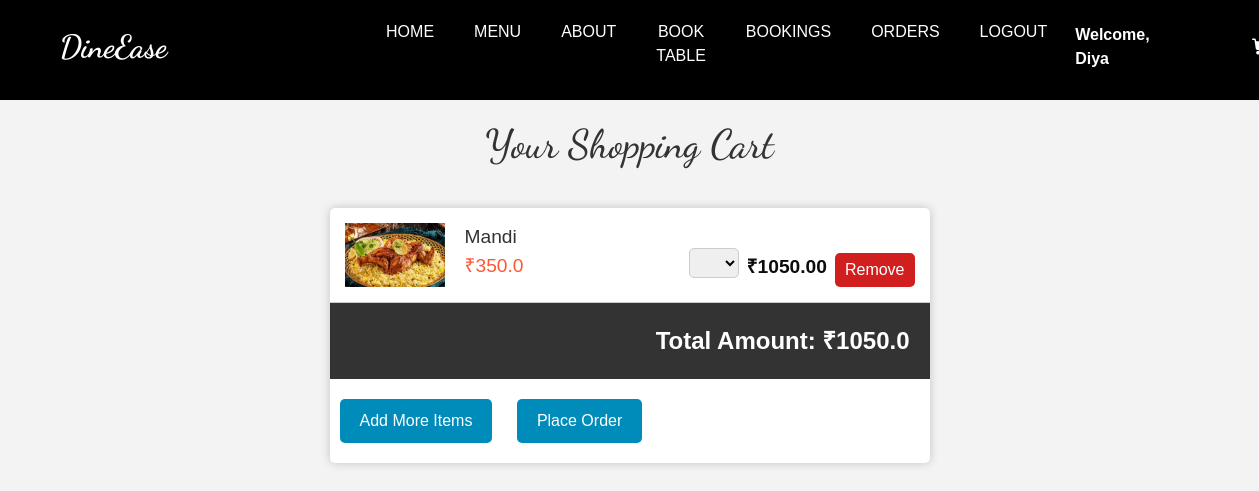
/cart/ (signed in), run on the app's committed database.
### home/models.py (models this page shows, shortened)
class CustomUser(AbstractUser):
    CUSTOMER = 1
    EMPLOYEE = 2
    ROLE_CHOICE = (
        (CUSTOMER, 'CUSTOMER'),
        (EMPLOYEE, 'EMPLOYEE'),
    )
    username=None
    first_name = None
    last_name = None
    USERNAME_FIELD = 'email'
    name = models.CharField(max_length=50)
    email = models.EmailField(max_length=100, unique=True)
    phone = models.CharField(max_length=12, blank=True)
    password = models.CharField(max_length=128)
    role = models.IntegerField(choices=ROLE_CHOICE, blank=True, null=True,default='1')
    is_admin = models.BooleanField(default=False)
    is_staff = models.BooleanField(default=False)
    is_active = models.BooleanField(default=True)
    is_superadmin = models.BooleanField(default=False)
    REQUIRED_FIELDS = ['name', 'phone']
    objects = UserManager()

class AddToCart(models.Model):
    user = models.ForeignKey(CustomUser, on_delete=models.CASCADE)
    menu = models.ForeignKey(menus, on_delete=models.CASCADE)
    quantity = models.PositiveIntegerField(default=1)
    status = models.PositiveSmallIntegerField(default=1)

class menus(models.Model):
    CATEGORY_CHOICES = (
        ('Kerala', 'Kerala'),
        ('Chineese', 'Chineese'),
        ('North Indian', 'North Indian'),
        ('Arabian', 'Arabian'),
        ('Beverages', 'Beverages'),
    )
    SUBMENU_CHOICES = (
        ('Breads', 'Breads'),
        ('Curries', 'Curries'),
        ('Rice Dishes','Rice Dishes'),
        ('Appetizers','Appetizers'),
        ('Main Course','Main Course'),
        ('Breads & Accompaniments', 'Breads & Accompaniments'),
        ('Rolls & Grills','Rolls & Grills'),
        ('Hot Beverage','Hot Beverage'),
        ('Cold Beverage','Cold Beverage'),
    )
    SUB_SUBMENU_CHOICES = (
        ('Vegetarian', 'Vegetarian'),
        ('Non-Vegetarian', 'Non-Vegetarian'),
        ('Water-based','Water-based'),
        ('Milk-based','Milk-based')
    )
    name = models.CharField(max_length=100)
    category = models.CharField(max_length=50, choices=CATEGORY_CHOICES, default='')
    submenu = models.CharField(max_length=50, choices=SUBMENU_CHOICES, default='', blank=True)
    sub_submenu = models.CharField(max_length=50, choices=SUB_SUBMENU_CHOICES, default='', blank=True)
    desc = models.CharField(max_length=300)
    price = models.FloatField()
    img = models.ImageField(upload_to='menus/', blank=True, null=True)
    active = models.BooleanField(default=True)

### home/views.py (the view)
# urls.py: path('cart/',cart, name='cart'),
def cart(request):
    cart_items = AddToCart.objects.filter(user=request.user)
    at_least_one_item_with_status_1 = any(item.status == 1 for item in cart_items)
    total_price = sum(item.menu.price * item.quantity for item in cart_items if item.status)
    total_items = sum(item.quantity for item in cart_items)
    for item in cart_items:
        try:
            stock = Stock.objects.get(menu_item=item.menu)
            item.max_quantity = stock.stock_quantity
            item.quantity_range = range(1, stock.stock_quantity + 1)
        except ObjectDoesNotExist:
            item.max_quantity = 0
            item.quantity_range = range(1, 1)  # Set a default range
        item.product_total = item.menu.price * item.quantity
    context = {
        'cart_items': cart_items,
        'total_items': total_items,
        'total_price': total_price,
        'at_least_one_item_with_status_1': at_least_one_item_with_status_1,
    }
    return render(request, 'cart.html', context)

### templates/cart.html (shortened to what this page needs)
{% load static %}
<!DOCTYPE html>
<html lang="en">
<head>
  <link rel="stylesheet" type="text/css" href="{% static 'css/bootstrap.css' %}" />
  <link rel="stylesheet" type="text/css" href="https://cdnjs.cloudflare.com/ajax/libs/OwlCarousel2/2.3.4/assets/owl.carousel.min.css" />
  <link rel="stylesheet" href="https://cdnjs.cloudflare.com/ajax/libs/jquery-nice-select/1.1.0/css/nice-select.min.css" />
  <link href="{% static 'css/font-awesome.min.css' %}" rel="stylesheet" />
  <link href="{% static 'css/style.css' %}" rel="stylesheet" />
  <link href="{% static 'css/responsive.css' %}" rel="stylesheet" />
  <link rel="stylesheet" href="https://cdnjs.cloudflare.com/ajax/libs/font-awesome/7.0.0/css/all.min.css">
</head>
<body>
    <div class="hero">
        <header class="header_section">
          <div class="container">
            <nav class="navbar navbar-expand-lg custom_nav-container ">
              <a class="navbar-brand" href="{% url '' %}">
                <span>
                  DineEase
                </span>
              </a>
              <div class="collapse navbar-collapse" id="navbarSupportedContent">
                <ul class="navbar-nav  mx-auto ">
                  <li class="nav-item">
                    <a class="nav-link" href="{% url '' %}">Home </a>
                  </li>
                  <li class="nav-item">
                    <a class="nav-link" href="{% url 'menu' %}">Menu </a>
                  </li>
                  <li class="nav-item">
                    <a class="nav-link" href="{% url 'about' %}">About</a>
                  </li>
                  <li class="nav-item">
                    {% if user.is_authenticated %}
                    <li class="nav-item">
                      <a class="nav-link" href="{% url 'add_reservation' %}">Book Table</a>
                    </li>
                    <li class="nav-item">
                      <a class="nav-link" href="{% url 'booking_list'  %}">Bookings </a>
                    </li>
                    <li class="nav-item">
                      <a class="nav-link" href="{% url 'orders_lists' %}">Orders </a>
                    </li>
                    <li class="nav-item">
                      <a class="nav-link" href="{% url 'loggout' %}">Logout</a>
                       </li>
                       <a href="#" class="nav-item nav-link" style="color: white; font-weight: bold;">Welcome, {{user.name}}
                    {% else %}
                      <a class="nav-link" href="{% url 'login' %}">Login</a>
                    {% endif %}
                  </li>
                  </ul>
                <div class="user_option">
                  <a class="cart_link" href="{% url 'cart' %}">
                  </a>
                </div>
              </div>
            </nav>
          </div>
        </header>
      </div>
      <h1>Your Shopping Cart</h1>
      <div class="cart">
        {% for item in cart_items %}
            <div class="product">
                <img src="{{ item.menu.img.url }}" alt="{{ item.menu.name }}">
                <div class="product-details">
                    <div class="product-name">{{ item.menu.name }}</div>
                    <div class="product-price">₹{{ item.menu.price }}</div>
                </div>
                <select class="quantity-dropdown" data-item-id="{{ item.id }}">
              </select>&ensp;
                <div class="product-total">₹{{ item.product_total|floatformat:2 }}</div>&ensp;
                <a href="{% url 'remove_from_cart' item.id %}">
                    <button class="remove-button">Remove</button>
                </a>
            </div>
        {% endfor %}
        <div id="total-amount">Total Amount: ₹{{ total_price }}</div>
        <div class="button-container">
            <a href="{% url 'menu' %}">
                <button id="add-more-items">Add More Items</button>
            </a>
            {% if at_least_one_item_with_status_1 %}
        <a href="{% url 'checkout' %}">
            <button id="checkout">Place Order</button>
        </a>
        {% endif %}
        </div>
    </div>
</body>
</html>

### static/css/style.css (style rules this page uses)
body { font-family: "Open Sans", sans-serif; color: #0c0c0c; background-color: #ffffff; overflow-x: hidden; }
h1, h2 { font-family: 'Dancing Script', cursive; }
a, a:hover, a:focus { text-decoration: none; }
.header_section { padding: 15px 0; }
.navbar-brand { font-family: 'Dancing Script', cursive; }
.navbar-brand span { font-weight: bold; font-size: 32px; color: #ffffff; }
.custom_nav-container { padding: 0; }
.custom_nav-container .navbar-nav { padding-left: 18%; }
.custom_nav-container .navbar-nav .nav-item .nav-link { padding: 5px 20px; color: #ffffff; text-align: center; text-transform: uppercase; border-radius: 5px; -webkit-transition: all 0.3s; transition: all 0.3s; }
.user_option { display: -webkit-box; display: -ms-flexbox; display: flex; -webkit-box-align: center; -ms-flex-align: center; align-items: center; }
.user_option a { margin: 0 10px; }
.user_option .cart_link { display: -webkit-box; display: -ms-flexbox; display: flex; -webkit-box-pack: center; -ms-flex-pack: center; justify-content: center; -webkit-box-align: center; -ms-flex-align: center; align-items: center; }
.user_option .cart_link svg { width: 17px; height: auto; fill: #ffffff; margin-bottom: 2px; }

### static/css/responsive.css (style rules this page uses)
@media (min-width: 1200px) { .container { max-width: 1170px; } }

### templates/cart.html (style rules this page uses)
body { font-family: Arial, sans-serif; background-color: #f3f3f3; margin: 0; padding: 0; display: flex; flex-direction: column; align-items: center; }
h1 { margin: 20px 0; color: #333; }
.cart { background-color: #fff; border-radius: 5px; box-shadow: 0 0 10px rgba(0, 0, 0, 0.2); max-width: 600px; width: 100%; margin: 20px; }
.product { display: flex; border-bottom: 1px solid #ccc; padding: 15px; }
.product img { max-width: 100px; max-height: 100px; margin-right: 20px; }
.product-details { flex: 1; }
.product-name { font-size: 1.2em; color: #333; }
.product-price { color: #FF5733; font-size: 1.2em; }
.product-total { font-size: 1.2em; margin-top:30px; font-weight: bold; }
#total-amount { font-size: 1.5em; font-weight: bold; padding: 20px; background-color: #333; color: #fff; text-align: right; }
#add-more-items { background-color: #008CBA; color: #fff; border: none; padding: 10px 20px; text-align: center; text-decoration: none; display: inline-block; font-size: 16px; margin: 20px 10px; cursor: pointer; border-radius: 5px; }
.remove-button { background-color: #d11f1f; color: #fff; border: none; padding: 5px 10px; margin-top:30px; cursor: pointer; border-radius: 5px; }
#checkout { background-color: #008CBA; color: #fff; border: none; padding: 10px 20px; text-align: center; text-decoration: none; display: inline-block; font-size: 16px; margin: 10px; cursor: pointer; border-radius: 5px; }
.quantity-dropdown { width: 50px; height:30px; margin-top:25px; padding: 5px; border: 1px solid #ccc; border-radius: 5px; font-size: 16px; }
.hero { height: 100px; width:100%; background-color:black; }
.cart_link { color: #ffc400; }

### data on the page
CustomUser: name "Diya"
AddToCart: menu.img (picture), menu.name "Mandi", menu.price "350.0", product_total "1050.00"

### other printed values
{{ total_price }} "1050.0"
